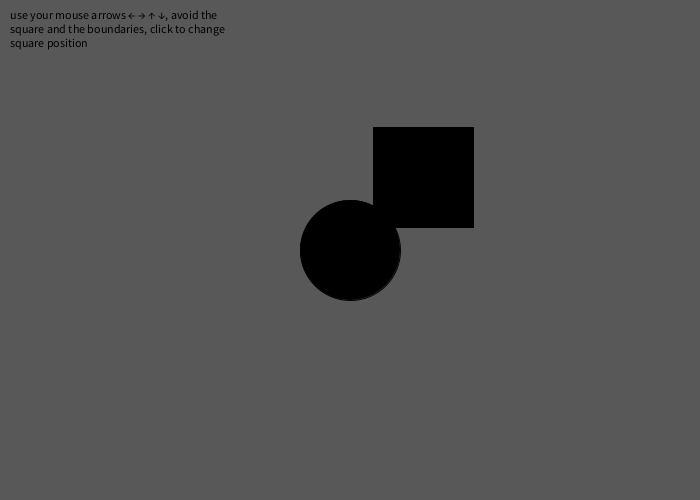
Frame 1 (no input)
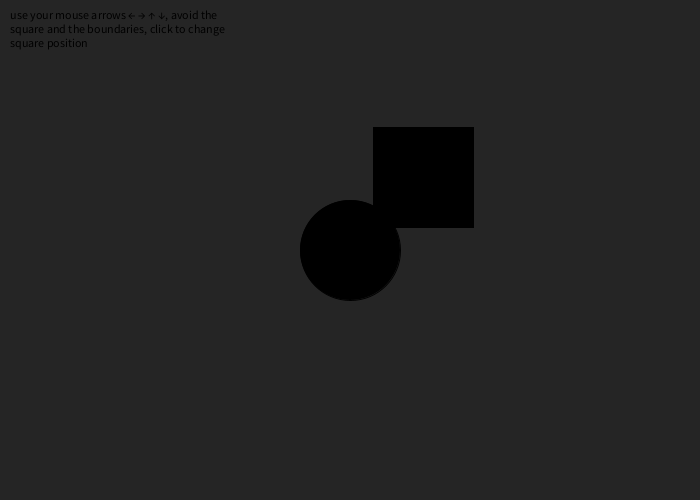
Frame 60 (the mouse pressed at the canvas centre just before this capture)
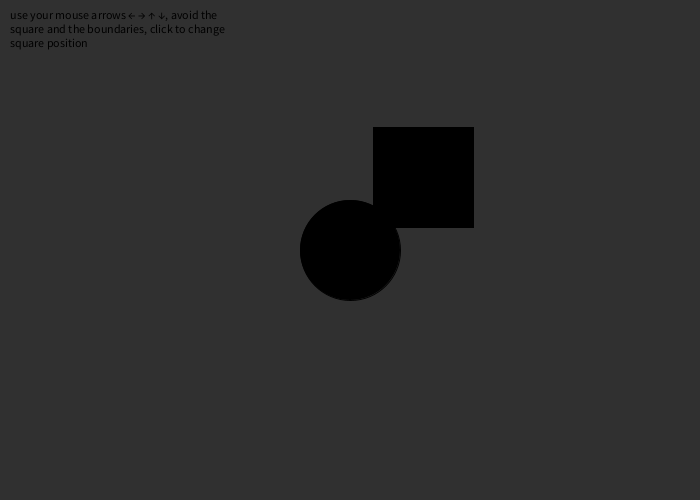
Frame 120 (the mouse held since frame 60 and released just before this capture)

The Processing sketch that drew these frames (run headless with seeded random() and noise(); from frame 60 on, the mouse is pressed at the canvas centre):

// Processing sketch: processing_110311
// ── processing_110311.pde

int lar = 100;
int alt = 100;
int px = 0;
int py = 0;
int dist = 10;
float xobst = 0;
float yobst = 0;
int larobst = 100;
int altobst = 100;
String inst = "use your mouse arrows ← → ↑ ↓, avoid the square and the boundaries, click to change square position";

void setup(){
  size(700,500);
  background(200,150,200);
  loop();
  px = width/2;
  py = height/2;
  xobst = random(larobst, width-larobst);
  yobst = random(altobst, height-altobst);
  colorMode(RGB,width,height,255);
  rectMode(CENTER);
}

void mouseClicked(){      
      xobst = random(larobst, width-larobst);
      yobst = random(altobst, height-altobst);
   }

void draw(){
   
  if (keyPressed && key == CODED){
    if (keyCode == RIGHT){
      px += dist;
    }
    else if (keyCode == LEFT){
      px -= dist;
    }
    else if (keyCode == UP){
      py -= dist;
    }
    else if (keyCode == DOWN){
      py += dist;
    }
  }

  
  if (px + (lar/2) >= xobst-(larobst/2) 
    && px - (lar/2) <= xobst+(larobst/2)
    && py + (alt/2) >= yobst-(altobst/2)
    && py - (alt/2) <= yobst+(altobst/2)){
    background(random(255));
  }
  
  else if (px-(lar/2) <= 0){ 
    px = lar/2;
    background(random(255));
  }
  else if (px+(lar/2) >= width) {
    px = width-(lar/2);    
    background(random(255));
  }
  else if (py-(alt/2) <= 0) {
    py = alt/2;
    background(random(255));
  }
  else if (py+(alt/2) >= height) {
    py = height-(alt/2);
    background(random(255));
  }
    
  else
  {
  background(px,py,200);
  }
  fill(0);
  ellipse(px,py,lar,alt); 
  rect(xobst, yobst,larobst,altobst);
  text(inst, 120, 60, 220, 100);
}
